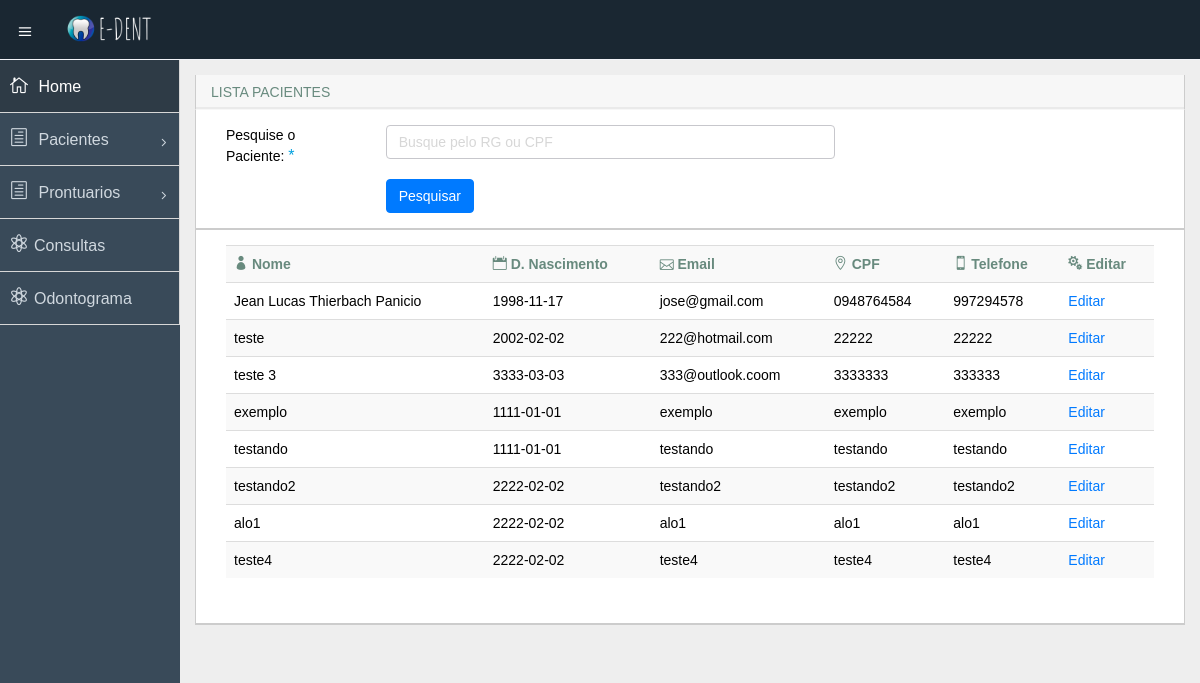
/listaPaciente.php, run on the app's committed database.
### tables this page shows
CREATE TABLE `paciente` (
  `idPaciente` int(11) NOT NULL AUTO_INCREMENT,
  `nome` varchar(100) NOT NULL,
  `data_nasc` date DEFAULT NULL,
  `telefone` varchar(20) NOT NULL,
  `sexo` enum('m','f') DEFAULT NULL,
  `estado_civil` enum('c','s','d') DEFAULT NULL,
  `rg` varchar(20) DEFAULT NULL,
  `cpf` varchar(20) NOT NULL,
  `endereco` varchar(100) DEFAULT NULL,
  `bairro` varchar(50) DEFAULT NULL,
  `cep` varchar(20) DEFAULT NULL,
  `cidade` varchar(50) DEFAULT NULL,
  `email` varchar(50) DEFAULT NULL,
  PRIMARY KEY (`idPaciente`)
);

### listaPaciente.php (the view, shortened to what this page needs)
<!DOCTYPE html>
<html lang="pt-br">
<head>
  <link href="css/bootstrap.min.css" rel="stylesheet">
  <link href="css/bootstrap-theme.css" rel="stylesheet">
  <link href="css/elegant-icons-style.css" rel="stylesheet" />
  <link href="css/font-awesome.min.css" rel="stylesheet" />
  <link href="assets/fullcalendar/fullcalendar/bootstrap-fullcalendar.css" rel="stylesheet" />
  <link href="assets/fullcalendar/fullcalendar/fullcalendar.css" rel="stylesheet" />
  <link href="assets/jquery-easy-pie-chart/jquery.easy-pie-chart.css" rel="stylesheet" type="text/css" media="screen" />
  <link rel="stylesheet" href="css/owl.carousel.css" type="text/css">
  <link href="css/jquery-jvectormap-1.2.2.css" rel="stylesheet">
  <link rel="stylesheet" href="css/fullcalendar.css">
  <link href="css/widgets.css" rel="stylesheet">
  <link href="css/style.css" rel="stylesheet">
  <link href="css/style-responsive.css" rel="stylesheet" />
  <link href="css/xcharts.min.css" rel=" stylesheet">
  <link href="css/jquery-ui-1.10.4.min.css" rel="stylesheet">
  <link href="css/bootstrap.min.css" rel="stylesheet" type="text/css">
  <link rel="stylesheet" href="css/main.css">
</head>
<body>
  <?php include_once("conexao.php") ?>
  <section id="container" class="">
    <header class="header dark-bg">
      <div class="toggle-nav">
        <div class="icon-reorder tooltips" data-original-title="Menu lateral" data-placement="bottom"><i class="icon_menu"></i></div>
      </div>
      <a class="navbar-brand" href="loginEDENT/indexLogin.html">
        <img src="images/icons/E-DENT-3.png" class="nav-item " alt="logo" style="width: 90px">
      </a>
    </header>
    <aside>
      <div id="sidebar" class="nav-collapse ">
        <ul class="sidebar-menu">
          <li class="active">
            <a class="" href="index.html">
              <i class="icon_house_alt"></i>
              <span>Home</span>
            </a>
          </li>
          <li class="sub-menu">
            <a href="javascript:;" class="">
              <i class="icon_document_alt"></i>
              <span> Pacientes</span>
              <span class="menu-arrow arrow_carrot-right"></span>
            </a>
          </li>
          <li class="sub-menu">
            <a href="javascript:;" class="">
              <i class="icon_document_alt"></i>
              <span> Prontuarios</span>
              <span class="menu-arrow arrow_carrot-right"></span>
            </a>
          </li>
          <li><a class="" href="agendaConsultas.html"><i class="icon_genius"></i><span>Consultas</span></a></li>
          <li><a class="" href="odontograma.html"><i class="icon_genius"></i><span>Odontograma</span></a></li>
        </ul>
      </div>
    </aside>
    <section id="main-content">
      <section class="wrapper">
        <div class="row">
          <div class="col-lg-12">
            <section class="panel">
              <header class="panel-heading">
                LISTA PACIENTES
              </header>
              <div class="panel-body">
                  <form method="get" action="">
                  <div class="form">
                    <label for="" class="control-label col-lg-2">Pesquise o Paciente: <span class="required">*</span></label>
                      <div class="col-lg-6">
                        <input type="search" id="" value="" class="form-control" placeholder="Busque pelo RG ou CPF">
                        <br>
                        <input class="btn btn-primary" type="button" value="Pesquisar">
                      </div>
                  </div>
                  </form>
              </div>
              <div class="panel-body">
                <div class="col-lg-12">
                  <section class="panel">
                    <table class="table table-striped table-advance table-hover">
                      <tbody>
                        <tr>
                          <th><i class="icon_profile"></i> Nome</th>
                          <th><i class="icon_calendar"></i> D. Nascimento</th>
                          <th><i class="icon_mail_alt"></i> Email</th>
                          <th><i class="icon_pin_alt"></i> CPF</th>
                          <th><i class="icon_mobile"></i> Telefone</th>
                          <th><i class="icon_cogs"></i> Editar</th>
                        </tr>
                        <?php
                          $sql_lista_paciente = "SELECT idPaciente, nome, data_nasc, email, cpf, telefone FROM paciente";
                          $lista_paciente = mysqli_query ($conexao, $sql_lista_paciente);
                          if($lista_paciente > null){
                            while ($data = mysqli_fetch_array($lista_paciente)){
                              ?>
                                <tr>
                                  <td><?= $data ["nome"]; ?></td>
                                  <td><?= $data ["data_nasc"]; ?></td>
                                  <td><?= $data ["email"]; ?></td>
                                  <td><?= $data ["cpf"]; ?></td>
                                  <td><?= $data ["telefone"]; ?></td>
                                  <td>
                                    <a class="link_edit" href="editarPaciente.php?id=<?= $data['idPaciente']; ?>">Editar</a>
                                  </td>
                                </tr>
                              <?php
                            }
                          }
                        ?>
                      </tbody>
                    </table>
                  </section>
                </div>
              </div>
            </section>
          </div>
        </div>
      </section>
    </section>
  </section>
</body>
</html>

### css/main.css (style rules this page uses)
body { margin: 0; padding: 0; color: #000; font-family: Arial, sans-serif; }

### data on the page
paciente: nome "Jean Lucas Thierbach Panicio", data_nasc "1998-11-17", email "jose@gmail.com", cpf "0948764584", telefone "997294578"
paciente: nome "teste", data_nasc "2002-02-02", email "222@hotmail.com", cpf "22222", telefone "22222"
paciente: nome "teste 3", data_nasc "3333-03-03", email "333@outlook.coom", cpf "3333333", telefone "333333"
paciente: nome "exemplo", data_nasc "1111-01-01", email "exemplo", cpf "exemplo", telefone "exemplo"
paciente: nome "testando", data_nasc "1111-01-01", email "testando", cpf "testando", telefone "testando"
paciente: nome "testando2", data_nasc "2222-02-02", email "testando2", cpf "testando2", telefone "testando2"
paciente: nome "alo1", data_nasc "2222-02-02", email "alo1", cpf "alo1", telefone "alo1"
paciente: nome "teste4", data_nasc "2222-02-02", email "teste4", cpf "teste4", telefone "teste4"
